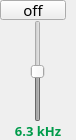
                 <widget class="QFrame" name="frame_93">
                  <property name="minimumSize">
                   <size>
                    <width>76</width>
                    <height>140</height>
                   </size>
                  </property>
                  <property name="maximumSize">
                   <size>
                    <width>76</width>
                    <height>140</height>
                   </size>
                  </property>
                  <property name="frameShape">
                   <enum>QFrame::NoFrame</enum>
                  </property>
                  <property name="frameShadow">
                   <enum>QFrame::Raised</enum>
                  </property>
                  <layout class="QVBoxLayout" name="verticalLayout_52">
                   <property name="spacing">
                    <number>0</number>
                   </property>
                   <property name="leftMargin">
                    <number>0</number>
                   </property>
                   <property name="topMargin">
                    <number>0</number>
                   </property>
                   <property name="rightMargin">
                    <number>0</number>
                   </property>
                   <property name="bottomMargin">
                    <number>0</number>
                   </property>
                   <item>
                    <widget class="QPushButton" name="switch_6300">
                     <property name="minimumSize">
                      <size>
                       <width>66</width>
                       <height>20</height>
                      </size>
                     </property>
                     <property name="maximumSize">
                      <size>
                       <width>65</width>
                       <height>20</height>
                      </size>
                     </property>
                     <property name="font">
                      <font>
                       <family>PF BeauSans Pro</family>
                       <pointsize>11</pointsize>
                       <bold>false</bold>
                      </font>
                     </property>
                     <property name="text">
                      <string>off</string>
                     </property>
                     <property name="checkable">
                      <bool>true</bool>
                     </property>
                     <property name="checked">
                      <bool>false</bool>
                     </property>
                    </widget>
                   </item>
                   <item alignment="Qt::AlignHCenter">
                    <widget class="QSlider" name="slider_6300">
                     <property name="enabled">
                      <bool>false</bool>
                     </property>
                     <property name="minimumSize">
                      <size>
                       <width>45</width>
                       <height>100</height>
                      </size>
                     </property>
                     <property name="minimum">
                      <number>-50</number>
                     </property>
                     <property name="maximum">
                      <number>50</number>
                     </property>
                     <property name="value">
                      <number>0</number>
                     </property>
                     <property name="orientation">
                      <enum>Qt::Vertical</enum>
                     </property>
                    </widget>
                   </item>
                   <item>
                    <widget class="QLabel" name="label_62">
                     <property name="font">
                      <font>
                       <family>PF BeauSans Pro</family>
                       <pointsize>10</pointsize>
                       <bold>true</bold>
                      </font>
                     </property>
                     <property name="styleSheet">
                      <string notr="true">color: #009b4a;</string>
                     </property>
                     <property name="text">
                      <string>6.3 kHz</string>
                     </property>
                     <property name="alignment">
                      <set>Qt::AlignHCenter|Qt::AlignTop</set>
                     </property>
                    </widget>
                   </item>
                  </layout>
                 </widget>
